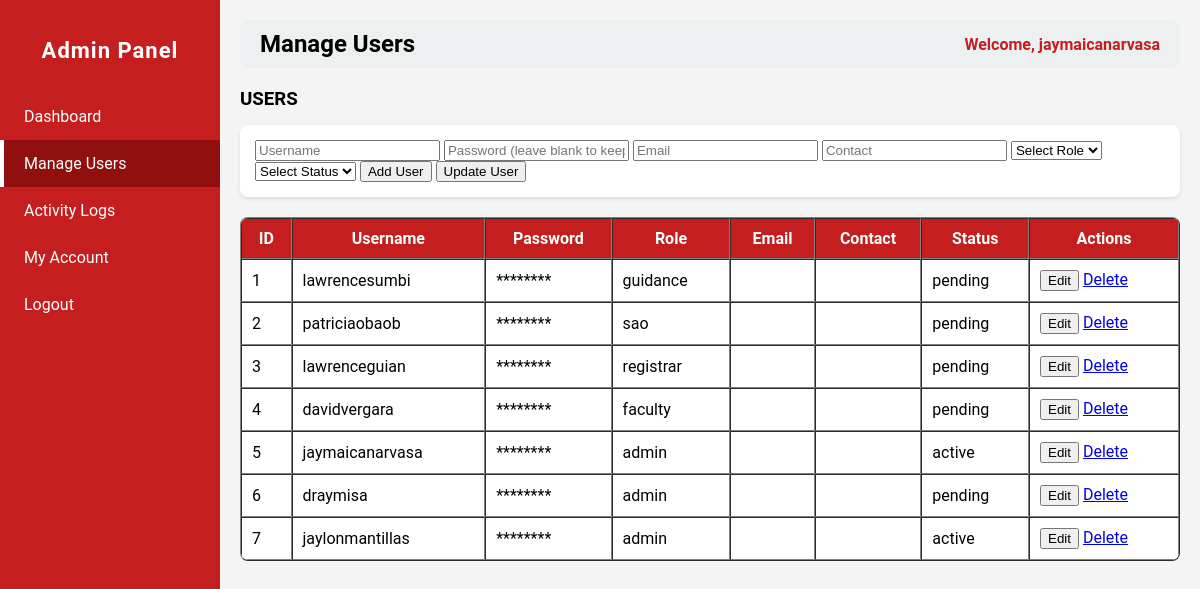
/admin.php?page=manage_users (signed in), run on an earlier commit of the app's database.
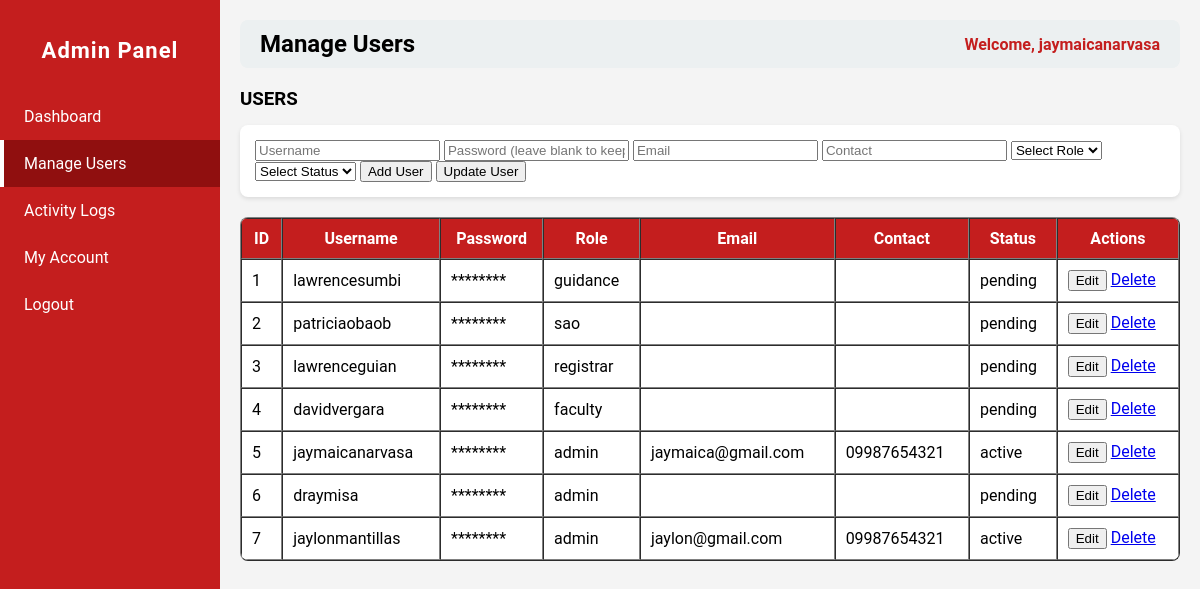
And on a later commit of the database.
### tables this page shows
CREATE TABLE `users` (
  `id` int(11) NOT NULL,
  `username` varchar(50) NOT NULL,
  `password` varchar(255) NOT NULL,
  `role` varchar(50) NOT NULL,
  `email` varchar(255) NOT NULL,
  `contact` varchar(50) NOT NULL,
  `status` varchar(50) NOT NULL,
  `img` varchar(255) NOT NULL
);

### admin_pages/manage_users.php (the view, shortened to what this page needs)
<?php
$host = "localhost";
$dbname = "studisciplink";
$user = "root";
$pass = "";
try {
    $pdo = new PDO("mysql:host=$host;dbname=$dbname", $user, $pass);
    $pdo->setAttribute(PDO::ATTR_ERRMODE, PDO::ERRMODE_EXCEPTION);
    $stmt = $pdo->query("SELECT * FROM users ORDER BY id ASC");
    $users = $stmt->fetchAll(PDO::FETCH_ASSOC);
} catch(PDOException $e) {
    echo "<p style='color:red;'>Database error: ".$e->getMessage()."</p>";
}
?>
<h3 style="margin-bottom:15px;">USERS</h3>
<form method="POST" style="margin-bottom:20px; background:#fff; padding:15px; border-radius:8px; box-shadow:0 2px 4px rgba(0,0,0,0.1);">
    <input type="text" name="username" id="username" placeholder="Username" required>
    <input type="password" name="password" id="password" placeholder="Password (leave blank to keep)">
    <input type="text" name="email" id="email" placeholder="Email">
    <input type="text" name="contact" id="contact" placeholder="Contact">
    <select name="role" id="role" required>
        <option value="">Select Role</option>
    </select>
    <select name="status" id="status" required>
        <option value="">Select Status</option>
    </select>
    <button type="submit" name="add_user">Add User</button>
    <button type="submit" name="update_user">Update User</button>
</form>
<table border="1" cellpadding="10" cellspacing="0" style="width:100%; background:#fff; border-radius:8px; overflow:hidden;">
    <thead style="background:#c41e1e; color:white;">
        <tr>
            <th>ID</th>
            <th>Username</th>
            <th>Password</th>
            <th>Role</th>
            <th>Email</th>
            <th>Contact</th>
            <th>Status</th>
            <th>Actions</th>
        </tr>
    </thead>
    <tbody>
        <?php foreach($users as $user): ?>
        <tr>
            <td><?php echo $user['id']; ?></td>
            <td><?php echo $user['username']; ?></td>
            <td>********</td>
            <td><?php echo $user['role']; ?></td>
            <td><?php echo $user['email']; ?></td>
            <td><?php echo $user['contact']; ?></td>
            <td><?php echo $user['status']; ?></td>
            <td>
                <button onclick="editUser(<?php echo htmlspecialchars(json_encode($user)); ?>)">Edit</button>
                <a href="?page=manage_users&delete=<?php echo $user['id']; ?>" onclick="return confirm('Are you sure?')">Delete</a>
            </td>
        </tr>
        <?php endforeach; ?>
    </tbody>
</table>

What changed in the data, as far as the page shows it:
changed users "jaymaicanarvasa": email (not shown) → "jaymaica@gmail.com"; contact (not shown) → "09987654321"
changed users "jaylonmantillas": email (not shown) → "jaylon@gmail.com"; contact (not shown) → "09987654321"
